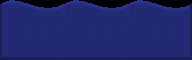

The image is a tile-based game level rendered from a .tmx file. Its description and complete source (layers, tilesets, objects, tile grids) follow:
An orthogonal 3x1 tile map with 64x60 px tiles, 1 tile layer (Tile Layer 1).

<map version="1.10" tiledversion="1.10.2" orientation="orthogonal" renderorder="right-down" width="3" height="1" tilewidth="64" tileheight="60" infinite="0" nextlayerid="2" nextobjectid="1">
 <tileset firstgid="1" source="Clovicek - tileset water.tsx" />
 <layer id="1" name="Tile Layer 1" width="3" height="1">
  <data encoding="csv">
11,12,10
</data>
 </layer>
</map>
